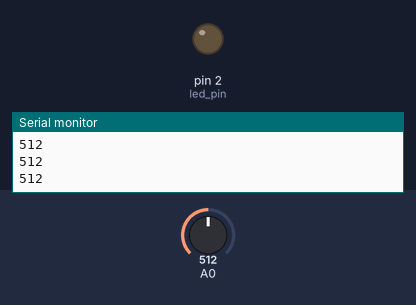
Recording of a sketch running on a simulated Arduino Uno, built with avr-gcc and run on an emulated ATmega328P. Shown: output pins drawn as LEDs (lit = HIGH), the last lines printed to the serial monitor. The test bench sets the inputs (shaded band); at power-on: A0 = 512.

Above: at 1.2 s.
1.3 s: A0 set to 55
2.8 s: A0 set to 43
At 3.1 s:
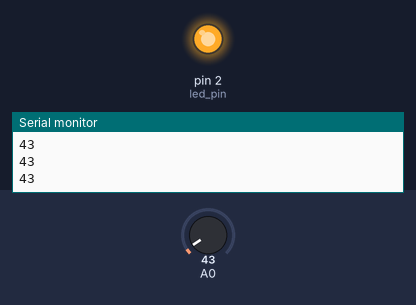
4.3 s: A0 set to 60
At 5.5 s:
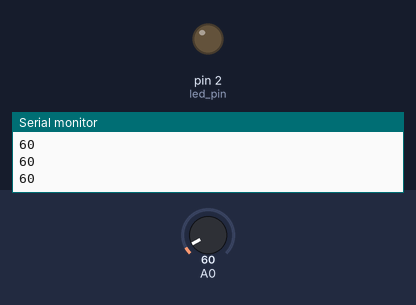
5.8 s: A0 set to 40
At 6.8 s:
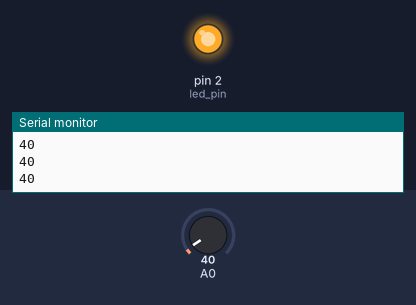
Timing chart, 0 to 8.3 s (numbered marks = the images above; inputs shaded):
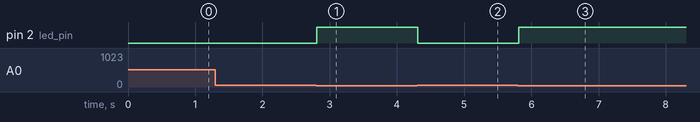

The sketch:

____2.ino
```cpp
int sensor_value = 0;
int led_pin = 2;
void setup() {
  // put your setup code here, to run once:
  pinMode(led_pin, OUTPUT);
  Serial.begin(9600);
}

void loop() {
  // put your main code here, to run repeatedly:
  sensor_value = analogRead(A0);
  Serial.println(sensor_value);

  if (sensor_value < 50)
  {
    digitalWrite(led_pin, HIGH);
  }
  else {
    digitalWrite(led_pin, LOW);
  }
  delay(100);
}
```

Measured:
- the behaviour switches between 50 and 49 on A0 (found by bisection; images 0 and 1)
- after the input at 2.8 s, pin 2 (led_pin): LOW → HIGH at once
- after the input at 4.3 s, pin 2 (led_pin): HIGH → LOW at once
- after the input at 5.8 s, pin 2 (led_pin): LOW → HIGH at once
